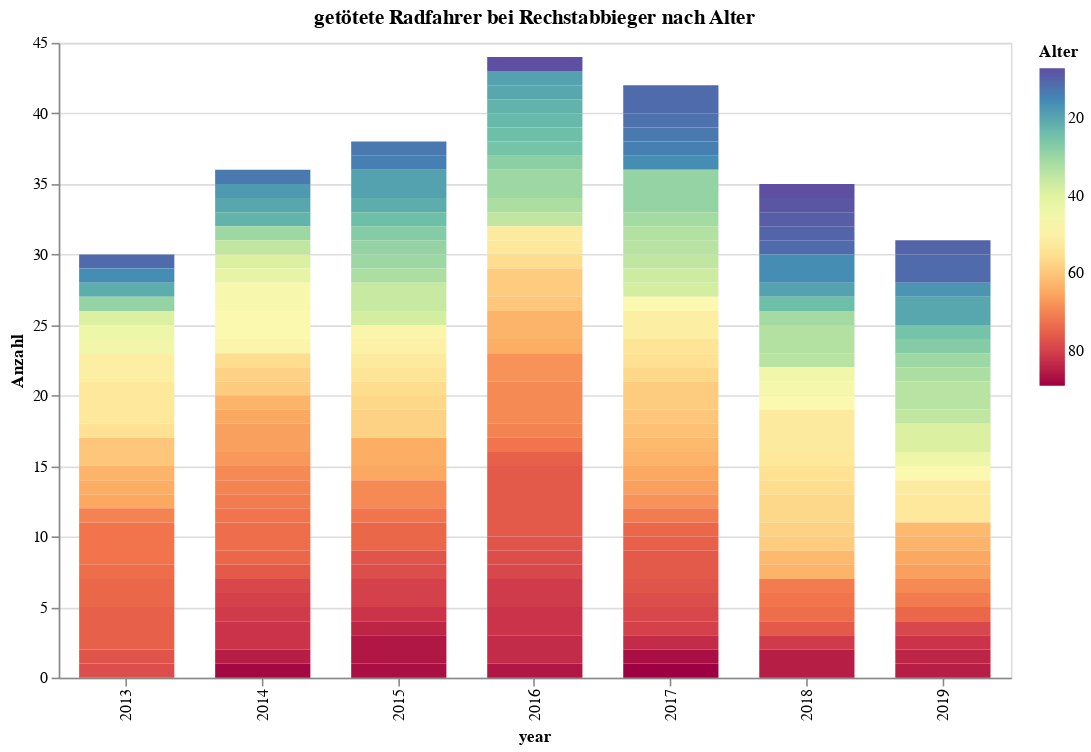

Here is the notebook cell this chart was saved with:
### Markdown cell above
## Bei Rechtsabbieger getötete Radfahrer nach Jahr und Alter

### Code cell
import altair as alt
#alt.renderers.enable('notebook')

unf_ra=unf[unf['Typ*']=='RA'].copy()
source = unf_ra.groupby(['year', 'Alter']).size().reset_index()
source=source.rename(columns={0:'Anzahl'})

alt.Chart(source).mark_bar(size=60,strokeOpacity=0.5,strokeWidth=0).encode(
    y='Anzahl',
    x='year:N',
    #color='Alter:Q' #:Q
    color=alt.Color('Alter:Q',#scale=alt.Scale(scheme='greenblue')),
                    scale=alt.Scale(domain=[source.Alter.max(), source.Alter.min()],
                                    scheme=alt.SchemeParams(name='spectral')))

).properties(
    width=600,
    height=400,
    title='getötete Radfahrer bei Rechstabbieger nach Alter'
)

### Figure 1 — Vega-Lite specification as saved in the notebook (floating-point values rounded to 4 significant figures; data arrays with more than 128 entries replaced by an {"elided": "..."} marker saying what was removed)
{"config": {"view": {"continuousWidth": 400, "continuousHeight": 300}}, "data": {"name": "data-d75d486ae99e15921e3aaccd0c935ff1"}, "mark": {"type": "bar", "size": 60, "strokeOpacity": 0.5, "strokeWidth": 0}, "encoding": {"color": {"type": "quantitative", "field": "Alter", "scale": {"domain": [89.0, 7.0], "scheme": {"name": "spectral"}}}, "x": {"type": "nominal", "field": "year"}, "y": {"type": "quantitative", "field": "Anzahl"}}, "height": 400, "title": "getötete Radfahrer bei Rechstabbieger nach Alter", "width": 600, "$schema": "https://vega.github.io/schema/vega-lite/v4.0.2.json", "datasets": {"data-d75d486ae99e15921e3aaccd0c935ff1": {"elided": "204 records"}}}
